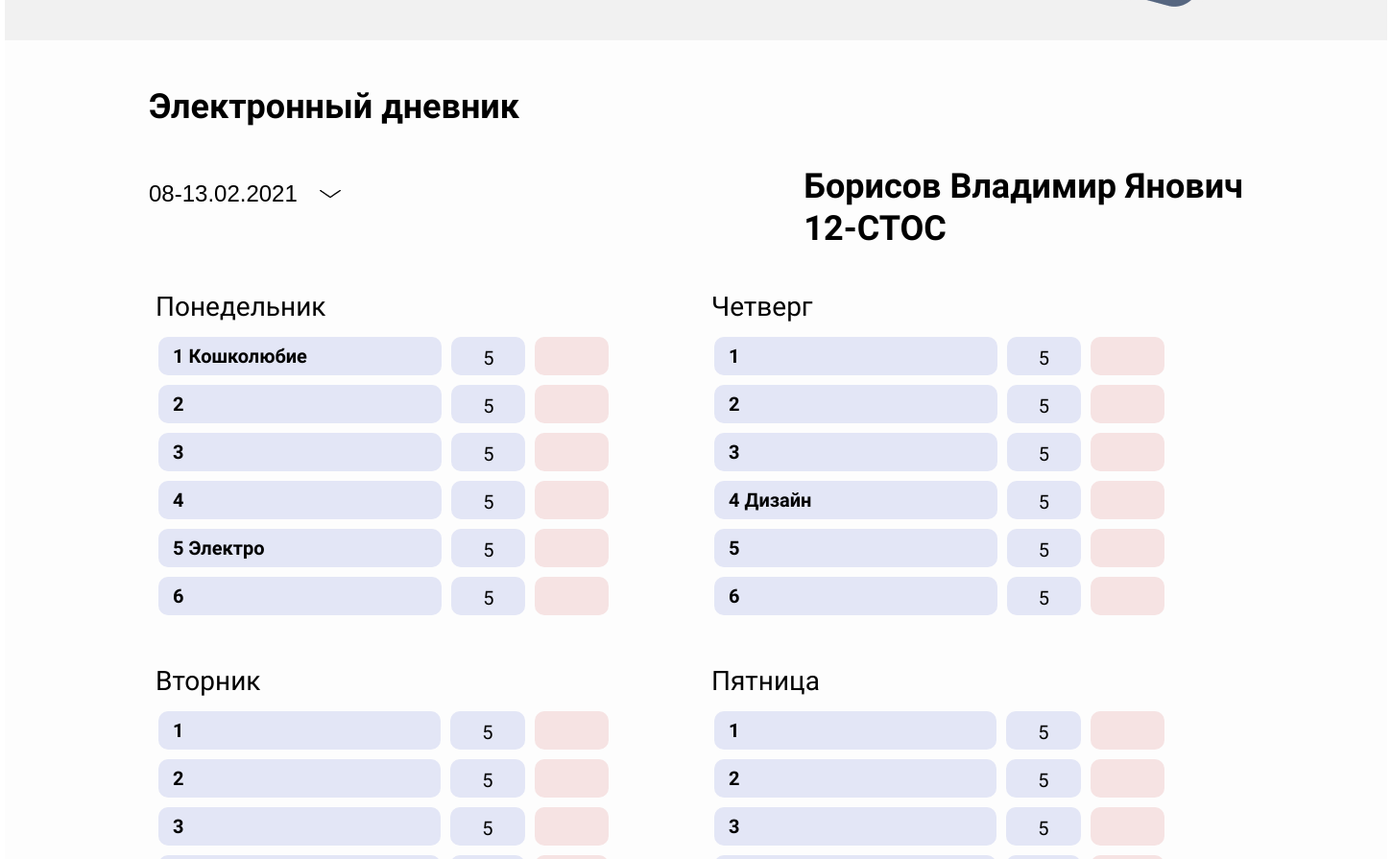
Page /student/borisov-vladimir-yanovich (middle part) on the earlier database version.
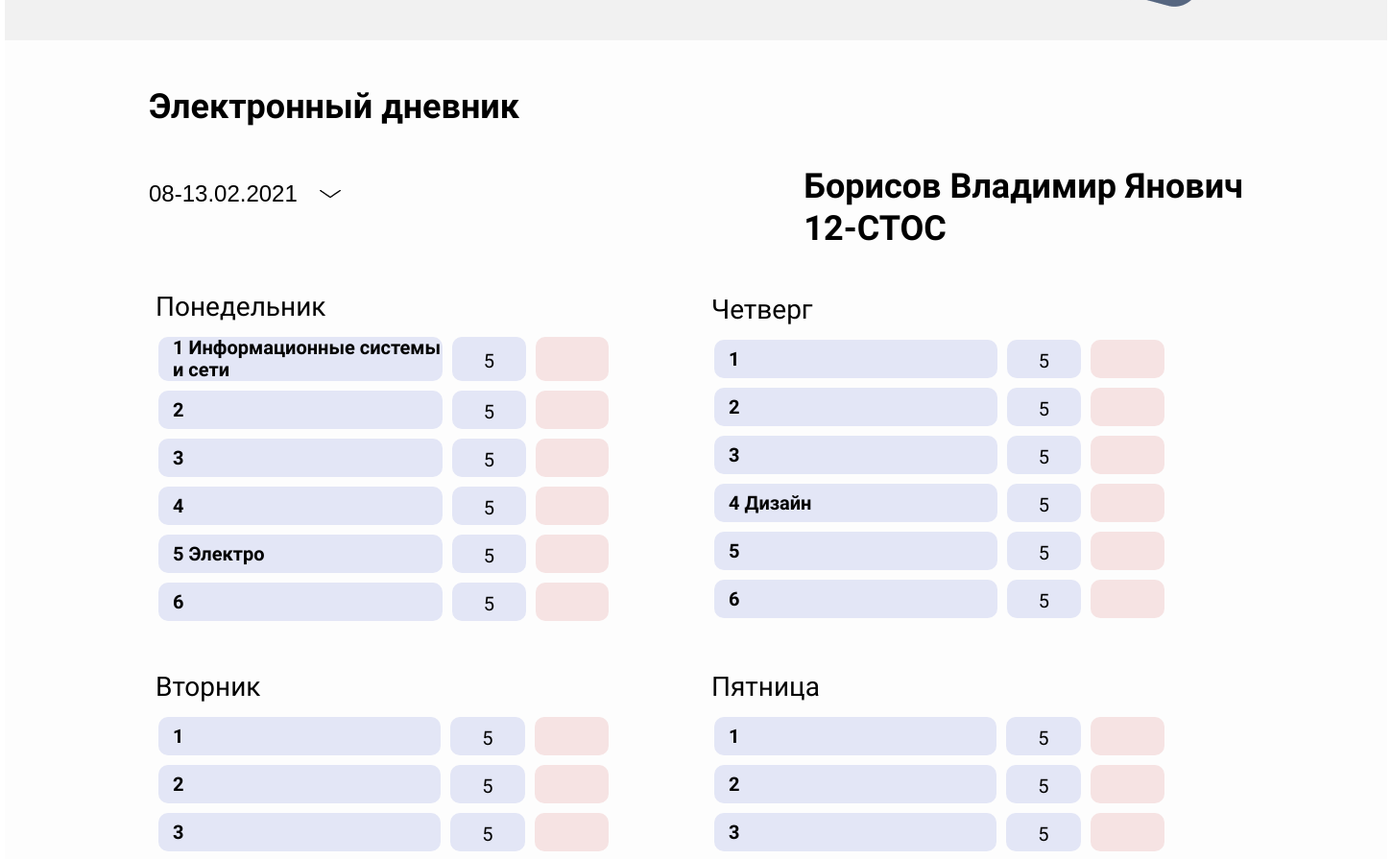
Same page on the later database version.
### diary/models.py (models this page shows, shortened)
class Student(models.Model):
    lastname = models.CharField(max_length=20, verbose_name='Фамилия')
    firstname = models.CharField(max_length=20, verbose_name='Имя')
    patronymic = models.CharField(max_length=20, verbose_name='Отчество')
    slug = models.SlugField(max_length=64, unique=True, verbose_name='URL студента')
    n_group = models.ForeignKey('StudentGroup', on_delete=models.CASCADE, verbose_name='Номер группы')
    def __str__(self):
        name = f'{self.lastname} {self.firstname} {self.patronymic}'
        return name
    class Meta:
        verbose_name = 'Студент'
        verbose_name_plural = 'Студенты'

class StudentGroup(models.Model):
    number = models.CharField(max_length=20, verbose_name='Номер группы')
    def __str__(self):
        return self.number
    class Meta:
        verbose_name = 'Группа'
        verbose_name_plural = 'Группы'

class Weekday(models.Model):
    name = models.CharField(max_length=12, verbose_name='День недели')
    def __str__(self):
        return self.name
    class Meta:
        verbose_name = 'День недели'
        verbose_name_plural = 'Дни недели'

class ScheduleGroup(models.Model):
    discipline = models.ForeignKey('TeacherDiscipline', on_delete=models.CASCADE, verbose_name='Дисциплина')
    lesson = models.ForeignKey('NumberLesson', on_delete=models.CASCADE, verbose_name='Пара')
    class_room = models.IntegerField(verbose_name='Номер аудитории')
    weekday = models.ForeignKey('Weekday', on_delete=models.CASCADE, verbose_name='День недели')
    n_group = models.ForeignKey('StudentGroup', on_delete=models.CASCADE, verbose_name='Номер группы')
    class Meta:
        verbose_name = 'Пара'
        verbose_name_plural = 'Пары'

class TeacherDiscipline(models.Model):
    teacher = models.ForeignKey('Teacher', on_delete=models.CASCADE, verbose_name='Учитель')
    discipline = models.ForeignKey('Discipline', on_delete=models.CASCADE, verbose_name='Дисциплина')
    class Meta:
        verbose_name = 'предмет'
        verbose_name_plural = 'Дисциплины учителя'

class Discipline(models.Model):
    name = models.CharField(max_length=50, verbose_name='Название дисциплины')
    def __str__(self):
        return self.name
    class Meta:
        verbose_name = 'дисциплину'
        verbose_name_plural = 'Дисциплины'

### diary/views.py (the view)
# urls.py: path('student/<slug:student_name>', ParentsView.as_view(), name='student'),
class ParentsView(View):
    def get(self, request, student_name):
        student = get_object_or_404(Student, slug=student_name)
        schedule = {}
        weekdays = Weekday.objects.all()
        weekdays_n = [0, 3, 1, 4, 2, 5]
        for n in range(0, 6):
            weekdays_n[n] = weekdays[weekdays_n[n]]
        for weekday in weekdays_n:
            a = ['', '', '', '', '', '']
            lessons = weekday.schedulegroup_set.filter(n_group=student.n_group)
            for n in range(0, 6):
                for l in lessons:
                    if l.lesson.pk == n+1:
                        a[n]=l
            schedule[weekday] = a
        ''' Отображение новостей и пагинация'''
        order_news = request.GET.get('sorting')
        menu = {'#glavnaya': 'Главная',
                '#dosca': 'Доска объявлений',
                '#dnevnik': 'Электронный дневник',
                '#uved': 'Уведомления'
                }
        news = News.objects.filter(published_for_parents=True)
        paginator_news = Paginator(news, 5)
        page_number = request.GET.get('page')
        page_obj = paginator_news.get_page(page_number)
        return render(request, 'index_perents.html', context={'student': student,
                                                              'menu': menu.items(),
                                                              'schedule': schedule.items(),
                                                              'title': f'Дневник|{student}',
                                                              'chet': [2, 4, 6],
                                                              'news': page_obj,
                                                              })

### diary/models.py (called while the page is built)
    def get_absolute_url(self):
        return reverse('news', kwargs={'news_slug': self.slug})

### templates/index_perents.html (shortened to what this page needs)
{% extends 'base_index.html'%}
{%block body%}
    <div id="dnevnik" >
         <section class="diary_par">
              <div class="board_wrapper">
                  <p class="title_about"> Электронный дневник</p>
                  <div class="week_days">
                        <select name="sorting" id="sorting_week" class="sorting_week">
                          <option value="1">08-13.02.2021</option>
                        </select>
                  </div>
                  <div class="name_stud">
                       <p class="title_about" > {{student}}</p>
                      <p class="title_about" > {{student.n_group}}</p>
                  </div>
                <table class = "tablle">
                <tr>
                    {%for weekday,schedule_d in schedule%}
                        {%if forloop.counter in chet%}
                            <td> <p class="week"> {{weekday}} </p>
                            <table class="dnevnik">
                            {%for lesson in schedule_d%}
                            <tr> <th> {{forloop.counter}} {{lesson.discipline.discipline|capfirst}} </th>  <td class="mark"> 5 </td>  <td class="atten"> </td>
                            {%endfor%}
                        </table>
                        </td></tr>
                            <tr>
                        {%else%}
                            <td> <p class="week"> {{weekday}} </p>
                            <table class="dnevnik">
                                {%for lesson in schedule_d%}
                                <tr> <th> {{forloop.counter}} {{lesson.discipline.discipline|capfirst}} </th>  <td class="mark"> 5 </td>  <td class="atten"> </td>
                                {%endfor%}
                            </table>
                            </td>
                        {%endif%}
                    {%endfor%}
                </tr>
                </table>
              </div>
         </section>
    </div>
{%endblock%}

### templates/base_index.html (shortened to what this page needs)
<!DOCTYPE html>
<html lang="ru">
{%load static%}
<head>
    <link rel = "stylesheet" href= "{%static '/css/style_p.css' %}">
    <link rel = "stylesheet" href= "{%static '/css/style_t.css' %}">
     <link rel = "stylesheet" href= "{%static '/css/footer.css' %}">
    <link rel = "stylesheet" href= "{%static '/css/diary.css' %}">
    <link rel = "stylesheet" href= "{%static '/css/news.css' %}">
    <link rel = "stylesheet" href= "{%static '/css/notify.css' %}">
    <link rel = "stylesheet" href= "{%static '/css/journal.css' %}">
    <link rel = "stylesheet" href= "{%static '/css/submission2.css' %}">
    <link rel = "stylesheet" href= "{%static '/css/scheduleteacher.css' %}">
</head>
<body>
<div id="glavnaya" class="container">
    <main class="main">
    <div class="b_parent">
        <section class="board_parents">
        </section>
    </div>
        {%block body%}
        {%endblock%}
        </main>
</div>
</body>
</html>

### static/css/style_p.css (style rules this page uses)
.diary_par { width: 1440px; height: 1434px; background: #FDFDFD; padding-top: 47px; }
.week_days { margin-top: 45px; float: left; }
.sorting_week { width: 200px; height: 47px; border: none; outline:none; color: #000; cursor: pointer; display: block; font-style: normal; font-weight: normal; font-size: 24px; line-height: 42px; background: url(../img/sort3.jpg) no-repeat right; -webkit-appearance: none; -moz-appearance: none; appearance: none; }
.name_stud { float: right; margin-top: 38px; }
.tablle { border-spacing: 90px 38px; border-collapse: separate; margin-left: -90px; border: none; }
.dnevnik { border-spacing: 10px; border-collapse: separate; width: 489px; height: 300px; }
.dnevnik tr { width: 495px; height: 40px; }
.dnevnik td { width: 79px; text-align: center; padding-top: 5px; border-radius: 10px; font-weight: normal; font-size: 20px; line-height: 23px; }
.dnevnik th { padding-left: 15px; text-align: left; margin-left: 15px; width: 300px; border-radius: 10px; background: #E3E6F6; font-style: normal; font-weight: bold; font-size: 20px; line-height: 23px; }
.atten { background: #F6E3E3; }
.mark { background:#E3E6F6;; }
.week { margin-left: 7px; font-size: 28px; line-height: 42px; }

### static/css/style_t.css (style rules this page uses)
html, body, div, span, applet, object, iframe, h1, h2, h3, h4, h5, h6, p, blockquote, pre, a, abbr, acronym, address, big, cite, code, del, dfn, em, img, ins, kbd, q, s, samp, small, strike, strong, sub, sup, tt, var, b, u, i, center, dl, dt, dd, ol, ul, li, fieldset, form, label, legend, table, caption, tbody, tfoot, thead, tr, th, td, article, aside, canvas, details, embed, figure, figcaption, footer, header, hgroup, menu, nav, output, ruby, section, summary, time, mark, audio, video { margin: 0; padding: 0; border: 0; font-size: 100%; font: inherit; }
article, aside, details, figcaption, figure, footer, header, hgroup, menu, nav, section { display: block; }
html { height: 100%; }
body { line-height: 1; }
table { border-collapse: collapse; border-spacing: 0; }
html { box-sizing: border-box; }
*, *::before, *::after { box-sizing: inherit; }
body { font-family: 'Roboto'; font-style: normal; font-size: 18px; line-height: 1.25; font-weight: normal; color: #000000; }
.container { max-width: 1440px; margin: 0 auto; }
.title_about { height: 44.68px; font-weight: bold; font-size: 36px; line-height: 126%; color: #000000; }
.board_wrapper { max-width: 1140px; margin: 0 auto; }

### static/css/diary.css (style rules this page uses)
.diary_par { width: 1440px; height: 1434px; background: #FDFDFD; padding-top: 47px; }
.week_days { margin-top: 45px; float: left; }
.sorting_week { width: 200px; height: 47px; border: none; outline:none; cursor: pointer; display: block; font-style: normal; font-weight: normal; font-size: 24px; line-height: 42px; color: #000000; background: url(../img/sort3.jpg) no-repeat right; -webkit-appearance: none; -moz-appearance: none; appearance: none; }
.name_stud { float: right; margin-top: 38px; }
.tablle { border-spacing: 90px 38px; border-collapse: separate; margin-left: -90px; border: none; }
.dnevnik { border-spacing: 10px; border-collapse: separate; width: 489px; height: 300px; }
.dnevnik tr { width: 495px; height: 40px; }
.dnevnik td { width: 79px; text-align: center; padding-top: 5px; border-radius: 10px; font-weight: normal; font-size: 20px; line-height: 23px; }
.dnevnik th { padding-left: 15px; text-align: left; margin-left: 15px; width: 300px; border-radius: 10px; background: #E3E6F6; font-style: normal; font-weight: bold; font-size: 20px; line-height: 23px; }
.atten { background: #F6E3E3; }
.mark { background:#E3E6F6;; }
.week { margin-left: 7px; font-size: 28px; line-height: 42px; }

### static/css/news.css (style rules this page uses)
.board_parents { width: 1440px; height: 1120px; background: url(../img/board.jpg) }
.board_wrapper { max-width: 1140px; margin: 0 auto; }

### static/css/journal.css (style rules this page uses)
.sorting_week { width: 200px; height: 47px; border: none; outline:none; color: #000; cursor: pointer; display: block; font-style: normal; font-weight: normal; font-size: 24px; line-height: 42px; background: url(../img/sort3.jpg) no-repeat right; -webkit-appearance: none; -moz-appearance: none; appearance: none; }
.name_stud { float: right; margin-top: 38px; }

Differences in the rows shown:
computed for Weekday "Понедельник": loses ScheduleGroup (discipline.discipline "Кошколюбие")
added ScheduleGroup: discipline.discipline "Информационные системы и сети", shown under Weekday "Понедельник"
